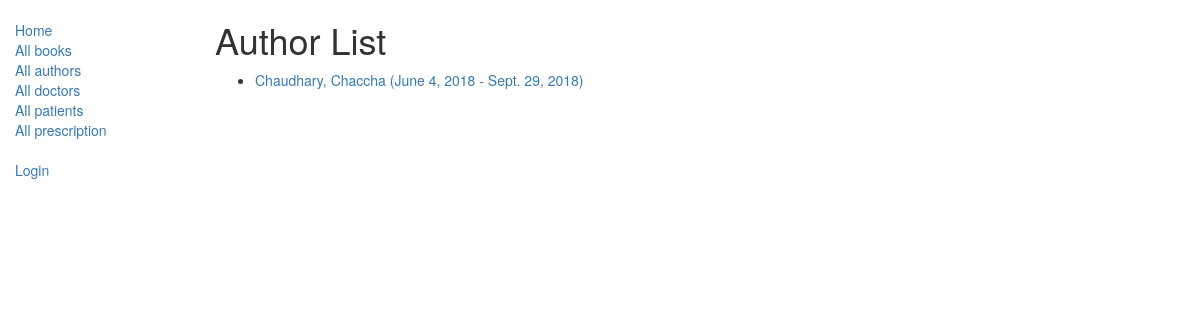
Screenshot of /catalog/authors/ with the database file from the repository.
### catalog/models.py (models this page shows)
class Author(models.Model):
    first_name = models.CharField(max_length=100)
    last_name = models.CharField(max_length=100)
    date_of_birth = models.DateField(null=True, blank=True)
    date_of_death = models.DateField('died', null=True, blank=True)
    class Meta:
        ordering = ["last_name","first_name"]
    def get_absolute_url(self):
        return reverse('author-detail', args=[str(self.id)])
    def __str__(self):
        return '{0}, {1}'.format(self.last_name,self.first_name)

### catalog/views.py (the view)
# urls.py: path('authors/', views.AuthorListView.as_view(), name='authors'),
class AuthorListView(generic.ListView):
    model = Author
    paginate_by = 10

### catalog/templates/catalog/author_list.html
{% extends "base_generic.html" %}
{% block content %}
<h1>Author List</h1>
{% if author_list %}
  <ul>
  {% for author in author_list %}
    <li>
      <a href="{{ author.get_absolute_url }}">
      {{ author }} ({{author.date_of_birth}} - {% if author.date_of_death %}{{author.date_of_death}}{% endif %})
      </a>
    </li>
  {% endfor %}
 </ul>
{% else %}
  <p>There are no authors available.</p>
{% endif %}
{% endblock %}

### rows the page displays
Author: last_name+first_name "Chaudhary, Chaccha", date_of_birth "June 4, 2018", date_of_death "Sept. 29, 2018"
